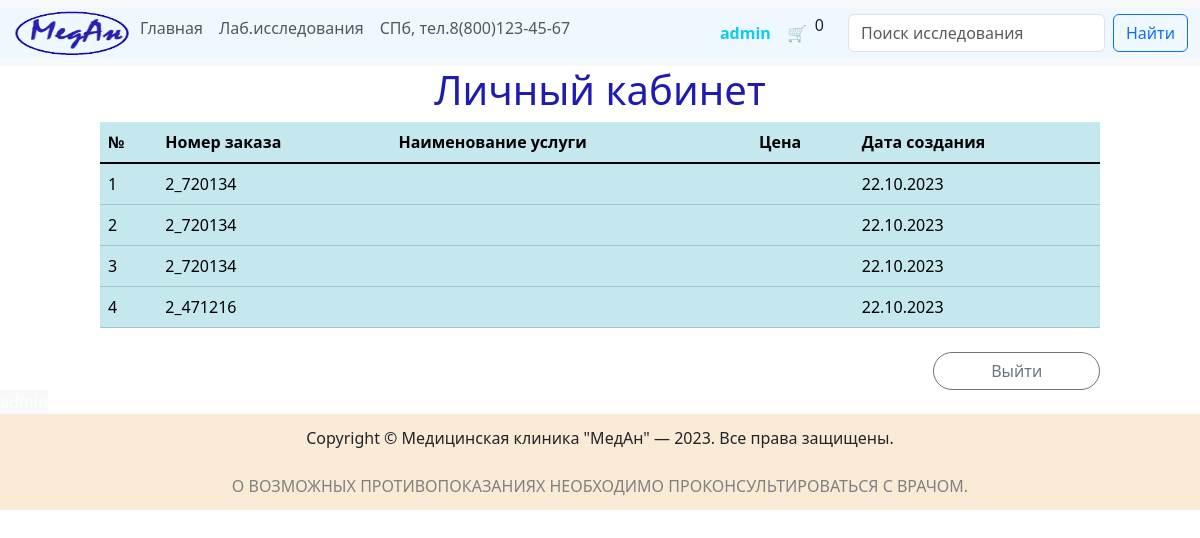
The page /cabinet/2 (signed in) on the database its author committed.
### data/users.py (models this page shows, shortened)
class User(SqlAlchemyBase, UserMixin):
    __tablename__ = 'users'
    id = sqlalchemy.Column(sqlalchemy.Integer,
                           primary_key=True,
                           autoincrement=True)
    name = sqlalchemy.Column(sqlalchemy.String,
                             nullable=True)
    lastname = sqlalchemy.Column(sqlalchemy.String,
                                 nullable=True)
    birthday = sqlalchemy.Column(sqlalchemy.String,
                                 nullable=True)
    gender = sqlalchemy.Column(sqlalchemy.String,
                               nullable=True)
    level = sqlalchemy.Column(sqlalchemy.Integer,
                              default=1)
    email = sqlalchemy.Column(sqlalchemy.String,
                              index=True,
                              unique=True,
                              nullable=True)
    hashed_password = sqlalchemy.Column(sqlalchemy.String,
                                        nullable=True)
    created_date = sqlalchemy.Column(sqlalchemy.DateTime,
                                     default=datetime.datetime.now)
    order = orm.relationship("Order", back_populates="user")

### data/orders.py (models this page shows, shortened)
class Order(SqlAlchemyBase, UserMixin):
    __tablename__ = 'orders'
    id = sqlalchemy.Column(sqlalchemy.Integer,
                           primary_key=True,
                           autoincrement=True)
    num_order = sqlalchemy.Column(sqlalchemy.String)
    created_date = sqlalchemy.Column(sqlalchemy.DateTime,
                                     default=datetime.now)
    user_id = sqlalchemy.Column(sqlalchemy.Integer,
                                sqlalchemy.ForeignKey("users.id"),
                                nullable=False)
    analiz_id = sqlalchemy.Column(sqlalchemy.Integer,
                                  sqlalchemy.ForeignKey("analyzes.id"),
                                  nullable=False)
    user = orm.relationship("User")
    analiz = orm.relationship("Analysis")

### server.py (the view)
@app.route('/cabinet/<int:user_id>')
@login_required
def get_orders(user_id):
    global count
    db_sess = db_session.create_session()
    orders = db_sess.query(Order).filter(Order.user_id == user_id)
    if orders.count() == 0:
        orders = 0
        return render_template('cabinet.html', title='Личный кабинет', orders=orders, count=count)
    return render_template('cabinet.html', title='Личный кабинет', orders=orders, count=count)

### data/db_session.py (called while the page is built)
def create_session() -> Session:
    global created
    return created()  # возвращаем как конструктор будущего объекта

### server.py (called while the page is built)
@login_manager.user_loader
def load_user(user_id):
    db_sess = db_session.create_session()
    return db_sess.get(User, user_id)

### templates/cabinet.html
{% extends "base.html" %}
{% block main_content %}
{% if current_user.is_authenticated %}
    <h1>Личный кабинет</h1>
    {% if orders == 0 %}
        <div class="p-5 text-center bg-body-tertiary rounded-3">
            <h2 class="text-body-emphasis">У Вас пока нет заказов!!!</h2><br>
            <div class="d-inline-flex gap-2 mb-5">
                <a href="/analyzes" class="d-inline-flex align-items-center btn btn-primary btn-lg px-4 rounded-pill">Выбрать
                    исследования</a>
                <a href="/logout" class="btn btn-outline-secondary btn-lg px-4 rounded-pill">Выйти</a>
            </div>
        </div>
    {% else %}
    <div class="d-grid gap-2 col-10 mx-auto">
        <table class="table table-info table-striped table-hover">
            <tr>
                <th>№</th>
                <th>Номер заказа</th>
                <th>Наименование услуги</th>
                <th>Цена</th>
                <th>Дата создания</th>
            </tr>
            <tbody class="table-group-divider">
            {% for item in orders %}
                <tr>
                    <td>{{ loop.index }}</td>
                    <td>{{ item.num_order }}</td>
                    <td>{{ item.name }}</td>
                    <td>{{ item.price }}</td>
                    <td>{{ item.created_date.strftime('%d.%m.%Y') }}</td>
                </tr>
            </tbody>
            {% endfor %}
        </table>
        <div class="d-md-flex justify-content-md-end">
            <a href="/logout" class="btn btn-outline-secondary px-4 rounded-pill col-2 ">Выйти</a>
        </div>
    </div>
    {% endif %}
{% endif %}
{% endblock %}

### templates/base.html (shortened to what this page needs)
<!DOCTYPE html>
<html lang="en">
<head>
    <link href="https://cdn.jsdelivr.net/npm/bootstrap@5.3.1/dist/css/bootstrap.min.css" rel="stylesheet"
>
    <link rel="stylesheet" type="text/css" href="{{  url_for('static', filename='css/style.css') }}">
</head>
<body>
    <header>
        <nav class="navbar navbar-expand-lg bg-body-tertiary ">
            <div class="container-fluid">
                <div class="collapse navbar-collapse" id="navbarNavDropdown">
                    <ul class="navbar-nav me-auto mb-2 mb-lg-0">
                        <li class="nav-item">
                            <img src="{{ url_for('static', filename='images/logo_big.png') }}" alt="лого" width="120"
                             height="50">
                        </li>
                        <li class="nav-item">
                            <a class="nav-link {% if request.url_rule.endpoint == 'index' %} active {% endif %}"
                           aria-current="page" href="/">Главная</a>
                        </li>
                        <li class="nav-item">
                            <a class="nav-link {% if request.url_rule.endpoint == 'get_analysis' %} active {% endif %}"
                               aria-current="page" href="/analyzes">Лаб.исследования</a>
                        </li>
                        <li class="nav-item">
                            <div class="nav-link" aria-current="page">СПб, тел.8(800)123-45-67</div>
                        </li>
                    </ul>
                    <ul class="navbar-nav me-4 mb-2 mb-lg-0">
                    {% if current_user.is_authenticated %}
                        <li class="nav-item dropdown">
                            <a class="nav-link text-info fw-bold" href="#" id="navbarDropdown" role="button"
                            data-bs-toggle="dropdown" aria-expanded="false">
                            {{ current_user.name }}
                            </a>
                    </li>
                    {% endif %}
                    <li class="nav-item">
                        <a class="nav-link" aria-current="page" href="/cart" title="Корзина">&#128722</a>
                    </li>
                    <li class="nav-item">{{ count }}</li>
                </ul>
                <form class="d-flex" action="/" role="search">
                    <input class="form-control me-2" name="substring" type="search" placeholder="Поиск исследования"
                           aria-label="Search">
                    <button class="btn btn-outline-primary" type="submit">Найти</button>
                </form>
            </div>
        </div>
        </nav>
    </header>
{% block main_content %}{% endblock %}
<div class="d-flex">
    <a class="text-white bg-light" href="/api/admin" title="Панель администратора">admin</a>
</div>
<footer>
    <div class="copyright">
            <span style="vertical-align:top; text-align: center;">
                Copyright © Медицинская клиника "МедАн" &#151; 2023. Все права защищены.<br/>
            </span><br>
        <span style="vertical-align:top; text-align: center; color: gray; text-transform: uppercase;">
                О возможных противопоказаниях необходимо проконсультироваться с врачом.<br/>
            </span>
    </div>
</footer>
</body>
</html>

### static/css/style.css (style rules this page uses)
h1 { color: #1F1AB2; text-align: center; }
a { text-decoration: none; }
.container-fluid { background-color: #F0F8FF; }
.copyright { text-align: center; background-color: antiquewhite; padding-top: 1%; padding-bottom: 1%; }

### rows shown on the page
User: name "admin"
Order: num_order "2_720134", created_date "22.10.2023"
Order: num_order "2_720134", created_date "22.10.2023"
Order: num_order "2_720134", created_date "22.10.2023"
Order: num_order "2_471216", created_date "22.10.2023"

### other values the page prints
{{ count }} "0"
